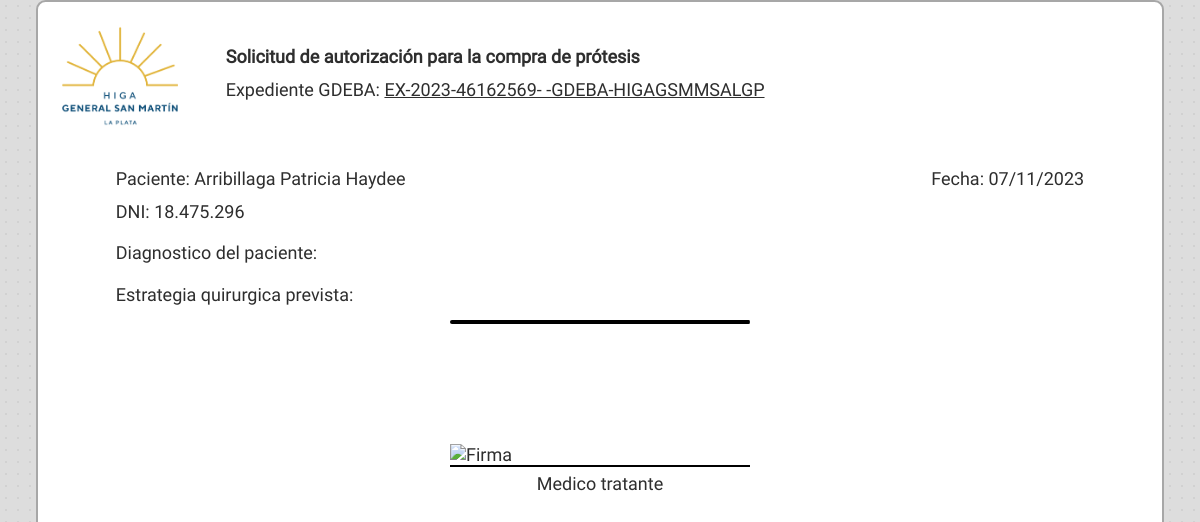
/app/seguimiento/planillas/prescripcion.php?idSol=41 (signed in), run on the app's committed database.
### tables this page shows
CREATE TABLE `solicitudes` (
  `id` int(11) NOT NULL,
  `solicitud` varchar(255) NOT NULL,
  `tipo_solicitud` varchar(255) NOT NULL,
  `fecha_solicitud` date NOT NULL,
  `GDEBA` varchar(255) NOT NULL,
  `items_JSON` longtext NOT NULL CHECK (json_valid(`items_JSON`)),
  `paciente` varchar(255) NOT NULL,
  `dni` varchar(255) NOT NULL,
  `domicilio` varchar(255) NOT NULL,
  `localidad` varchar(255) NOT NULL,
  `sexo` varchar(255) NOT NULL,
  `edad` varchar(255) NOT NULL,
  `tipoDoc` varchar(255) NOT NULL,
  `telefono` varchar(255) NOT NULL,
  `estado` varchar(255) NOT NULL,
  `tipo_cirugia` varchar(255) NOT NULL,
  `fecha_perfeccionamiento` date NOT NULL,
  `sol_provision` varchar(255) NOT NULL,
  `fecha_cirugia` date NOT NULL,
  `comentarios` longtext NOT NULL,
  `nomencladores` text NOT NULL,
  `categoriascie` text NOT NULL,
  `banco` varchar(255) NOT NULL,
  `firmante` varchar(255) NOT NULL,
  `intervencion` varchar(255) NOT NULL
);

### app/seguimiento/planillas/prescripcion.php (the view, shortened to what this page needs)
<?php
require_once '../../../app/db/user.php';
$db = new DB();
$pdo = $db->connect();
if (isset($_GET['idSol']) && is_numeric($_GET['idSol'])) {
    $idSol = $_GET['idSol'];
    $query = "SELECT id, DATE_FORMAT(fecha_solicitud, '%d/%m/%Y') AS fecha_solicitud, GDEBA, items_JSON, paciente, dni, nomencladores, categoriascie, firmante, tipo_solicitud FROM solicitudes WHERE id = :idSol";
    $statement = $pdo->prepare($query);
    $statement->bindParam(':idSol', $idSol, PDO::PARAM_INT);
    if ($statement->execute()) {
        $result = $statement->fetch(PDO::FETCH_ASSOC);
        $fecha_solicitud = $result['fecha_solicitud'];
        $paciente = $result['paciente'];
        $dni = $result['dni'];
        $GDEBA = $result['GDEBA'];
        $firmante = $result['firmante'];
    }
}
$firmQuery = "SELECT matricula, ref, firma FROM users WHERE matricula = :matricula";
try {
    $firmStatement = $pdo->prepare($firmQuery);
    $firmStatement->bindParam(':matricula', $firmante, PDO::PARAM_INT);
    if (!$firmStatement->execute()) {
        throw new PDOException("Error al ejecutar la consulta.");
    }
    $firmResult = $firmStatement->fetch(PDO::FETCH_ASSOC);
    $firma = $firmResult['firma'];
} catch (PDOException $e) {
    echo "Error: " . $e->getMessage();
}
?>
<!DOCTYPE html>
<html lang="es-AR">
<head>
    <link rel="stylesheet" href="/Banco/public/css/base.css">
    <link rel="stylesheet" href="/Banco/public/css/header.css">
    <link rel="stylesheet" href="/Banco/public/css/prescripcion.css">
    <link rel="stylesheet" href="/Banco/public/css/table.css">
</head>
<body>
    <article>
        <div class="cabecera">
            <img src="/Banco/public/image/hsmlogo.png" width="auto" height="100vw">
            <div class="text">
                <h1>Solicitud de autorización para la compra de prótesis</h1>
                <p>Expediente GDEBA: <u><?php echo $GDEBA ?></u></p>
            </div>
        </div>
        <div class="datos" style="width: 90%;">
            <div class="first">
                <p>Paciente: <?php echo $paciente ?></p>
                <p>Fecha: <?php echo $fecha_solicitud ?></p>
            </div>
            <p>DNI: <?php echo $dni ?></p>
            <p style="margin-top: 1.7vw;">Diagnostico del paciente:</p>
            <p style="margin-top: 1.7vw;">Estrategia quirurgica prevista:</p>
        </div>
        <div class="tabla">
            <table style="margin-top: .8vw;">
            </table>
            <img alt="Firma" style="height: 23vw; width: auto; margin-top: 10vw;">
            <div class="sign" style="border-top: .2vw; border-left: 0; border-right: 0; border-bottom: 0; border-color: black; border-style: solid; width: 25vw; text-align: center;">
                <p>Medico tratante</p>
            </div>
        </div>
    </article>
</body>
</html>

### public/css/base.css (style rules this page uses)
:root { --color1: #5a24c7; --color2: #712cf9; --color3: #491da1; --color4: #37167a; --color5: #1b0b3b; }
article { padding: 1vw; width: 100%; min-height: calc(100% - 5.5vw); display: flex; flex-direction: column; color: #2e2e2e; font-size: 1vw; }

### public/css/header.css (style rules this page uses)
* { margin: 0; padding: 0; box-sizing: border-box; font-family: "Roboto", sans-serif; }
html { height: 100%; width: 100%; }
body { height: 100%; width: 100%; margin: 0; background-color: #dddddd; background-image: radial-gradient(#cfcfcfd4 0.1vw, transparent 0); background-size: 1vw 1vw; background-position: -19vw -19vw; }

### public/css/prescripcion.css (style rules this page uses)
* { font-size: 1.5vw; }
body { display: flex; justify-content: center; margin: 0; padding: 0; }
article { margin: 0; background-color: #fff; margin: 0 3vw; width: 100%; display: flex; align-items: center; padding: 2vw; border-radius: .8vw; border: 2px #969696d4 solid; }
.cabecera { display: flex; justify-content: flex-start; align-items: center; flex-wrap: nowrap; margin-bottom: 3vw; width: 100%; }
.cabecera img { margin-right: 4vw; }
.cabecera .text { flex-grow: 1; }
h1 { margin-bottom: 1vw; }
.first { display: flex; flex-direction: row; justify-content: space-between; }
p { margin: .5vw 0; }

### public/css/table.css (style rules this page uses)
table { border: 0.2vw solid #000; border-collapse: separate; border-left: 0; border-radius: 0.8vw; border-spacing: 0px; width: 100%; font-size: 1vw; }

### data on the page
solicitudes: GDEBA "EX-2023-46162569- -GDEBA-HIGAGSMMSALGP", paciente "Arribillaga Patricia Haydee", dni "18.475.296"

### other printed values
$fecha_solicitud "07/11/2023"
